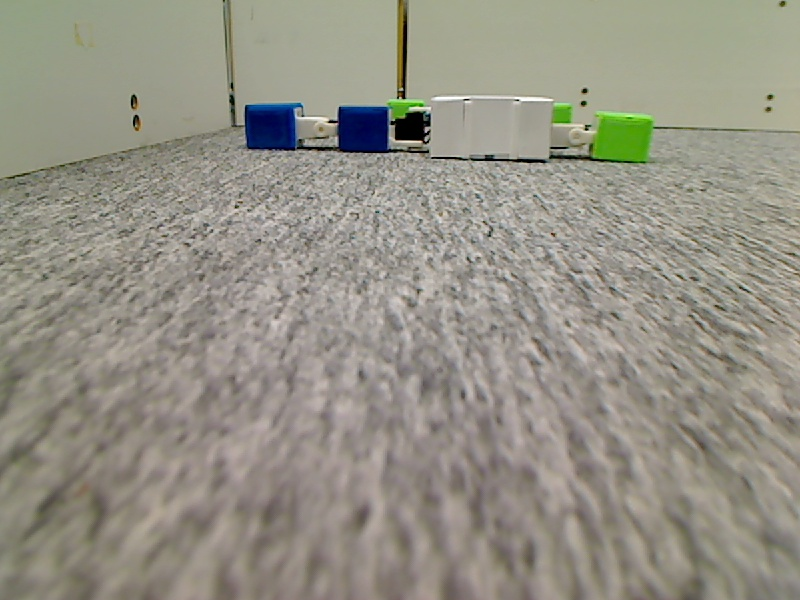
//> input picture C3_A1_P1_D12.jpg, 800 x 600 px
$ ./main   (built with g++ and OpenCV 4, older OpenCV classes emulated)
//> lines starting //> are read from the running program, lines starting //| are printed output that depends on the picture
/************************************************************************
* Copyright(c) 2012  Yang Xian
* All rights reserved.
*
* File:	main.cpp
* Brief: ¶Ô±ÈORBºÍFREAKÌØÕ÷ÃèÊö×ÓµÄËã·¨Ð§¹û£¬»ùÓÚOpenCV2.4.2
* Version: 1.0
* Author: Yang Xian
* Email: yang_xian521@163.com
* Date:	2012/07/10
* History:
************************************************************************/
#include <opencv2/core/core.hpp>
#include <opencv2/features2d/features2d.hpp>
#include <opencv2/highgui/highgui.hpp>
#include <opencv2/nonfree/features2d.hpp>
#include <opencv2/legacy/legacy.hpp>

using namespace cv;
using namespace std;

int main(void)
{
    // ORB
    Mat img_1_Orb = imread("/Users/lan/Desktop/TarReg/ORB/ORB_FREAK/C3_A1_P1_D12.jpg");
//> img_1_Orb is the input picture: 600 rows x 800 cols, CV_8UC3; mean B, G, R 133.6, 145.6, 148.6
    Mat img_2_Orb = imread("/Users/lan/Desktop/TarReg/ORB/ORB_FREAK/C3_A1_P1_D13.jpg");
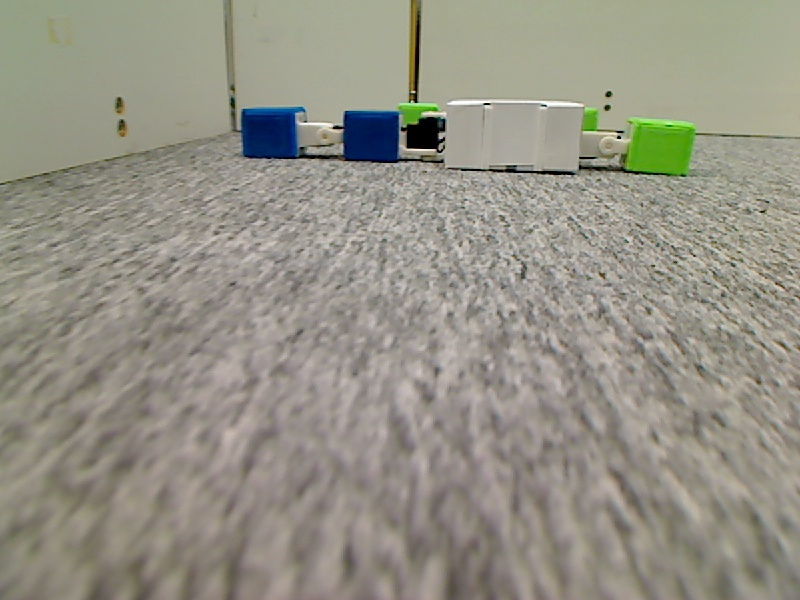
//> input picture C3_A1_P1_D13.jpg, 800 x 600 px
//> img_2_Orb is the input picture: 600 rows x 800 cols, CV_8UC3; mean B, G, R 133.8, 146.1, 148.8

    ORB orb;
    vector<KeyPoint> keyPoints_1_Orb, keyPoints_2_Orb;
    Mat descriptors_1_Orb, descriptors_2_Orb;

    double t = (double)getTickCount();
    orb(img_1_Orb, Mat(), keyPoints_1_Orb, descriptors_1_Orb);
//> keyPoints_1_Orb = 500 keypoints; strongest (x, y, size): (424, 142, 31), (426, 130, 37.2), (586, 129, 31), (427, 142, 31)
    orb(img_2_Orb, Mat(), keyPoints_2_Orb, descriptors_2_Orb);
//> keyPoints_2_Orb = 500 keypoints; strongest (x, y, size): (619, 138, 31), (437, 151, 31), (618, 137, 37.2), (440, 152, 31)
    t = 1000 * ((double)getTickCount() - t)/getTickFrequency();
    cout << "ORB time [ms]: " << t << endl;

    BruteForceMatcher<Hamming> matcher_Orb;
    vector<DMatch> matches_Orb;
    matcher_Orb.match(descriptors_1_Orb, descriptors_2_Orb, matches_Orb);
//> matches_Orb = 500 matches

    double max_dist = 0;
    double min_dist = 100;
    //-- Quick calculation of max and min distances between keypoints
    for (int i=0; i<descriptors_1_Orb.rows; i++)
    {
        double dist = matches_Orb[i].distance;
        if (dist < min_dist) min_dist = dist;
        if(dist > max_dist) max_dist = dist;
    }
//> this loop made 500 passes
//> (dist, min_dist, max_dist) on pass 1: (45, 45, 45)
//> (dist, max_dist) on passes 2, 13, 24, 76, 82, 138: (76, 76), (86, 86), (87, 87), (88, 88), (89, 89), (94, 94)
//> after the loop, min_dist = 7; max_dist = 97
    printf("-- Max dist : %f \n", max_dist);
//| -- Max dist : 97.000000
    printf("-- Min dist : %f \n", min_dist);
//| -- Min dist : 7.000000
    //-- Draw only "good" matches (i.e. whose distance is less than 0.6*max_dist )
    //-- PS.- radiusMatch can also be used here.
    vector<DMatch> good_matches_Orb;
    for (int i=0; i<descriptors_1_Orb.rows; i++)
    {
        if(matches_Orb[i].distance < 0.15*max_dist)
        {
            good_matches_Orb.push_back(matches_Orb[i]);
        }
    }

    Mat img_matches_Orb;
    drawMatches(img_1_Orb, keyPoints_1_Orb, img_2_Orb, keyPoints_2_Orb,
                good_matches_Orb, img_matches_Orb, Scalar::all(-1), Scalar::all(-1),
                vector<char>(), DrawMatchesFlags::NOT_DRAW_SINGLE_POINTS);
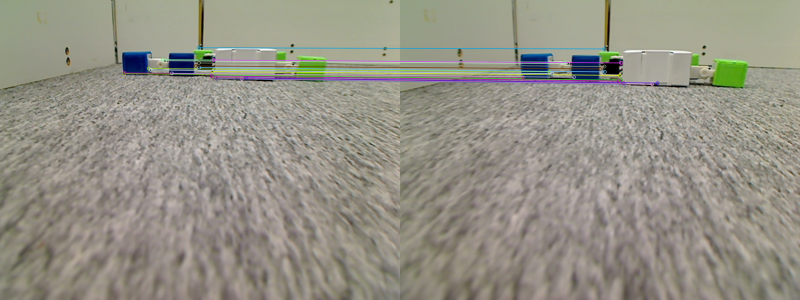
//> img_matches_Orb: 600 rows x 1600 cols, CV_8UC3 (shown at 1/2 size); mean B, G, R 134.4, 146.1, 149

////////////////////////////////////////////////////////////////////////////////////////////////
////////////////////////////////////////////////////////////////////////////////////////////////
    // FREAK
    Mat imgA_Freak = imread("/Users/lan/Desktop/TarReg/ORB/ORB_FREAK/C3_A1_P1_D12.jpg");
    Mat imgB_Freak = imread("/Users/lan/Desktop/TarReg/ORB/ORB_FREAK/C3_A1_P1_D13.jpg");
    vector<KeyPoint> keypointsA_Freak, keypointsB_Freak;
    Mat descriptorsA_Freak, descriptorsB_Freak;
    vector<DMatch> matches_Freak;

    // DETECTION
    // Any openCV detector such as
//> (the run ends here: the program needs code that is not available in this run, at `SurfFeatureDetector detector_Freak(2000,4);`)
